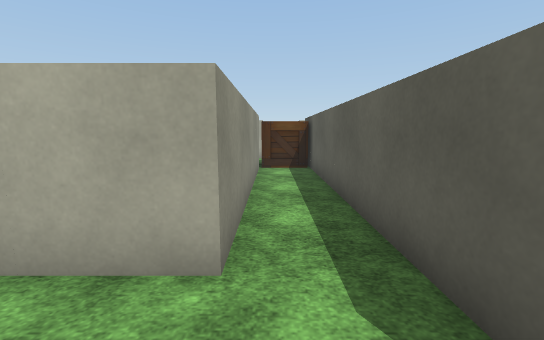
[1] (above)

12 first-person views from a walk through a Unity game level. The camera is 1.4 m above the floor, tilts 8° down and sees 90° across. The floor is counted in squares, 1 m on a side. Each view is taken from the middle of a square. On the plan, view 1 faces up. The plan holds only what a view shows up to about 13 squares ahead; the rest is blank. The place goes on beyond the plan. The player is left out. Some surface patterns are stand-ins.

[2]
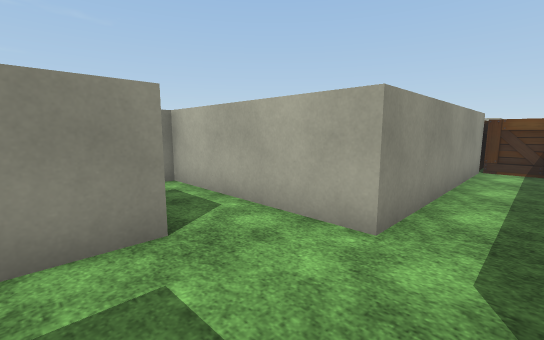

[3]
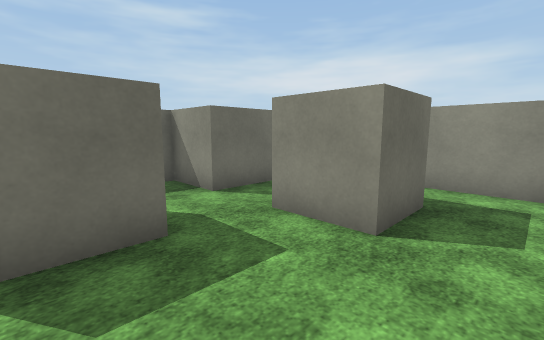

[4]
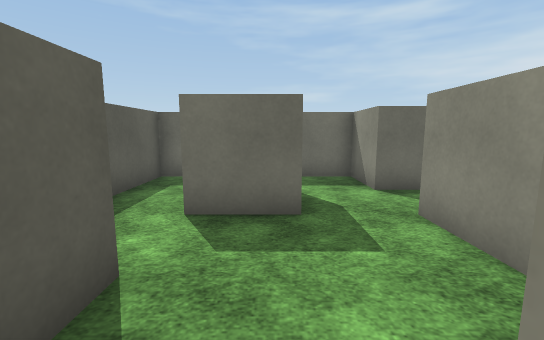

[5]
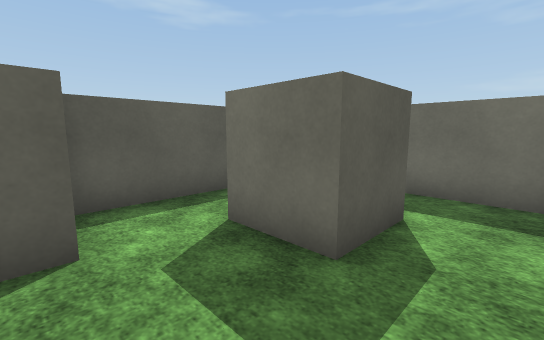

[6]
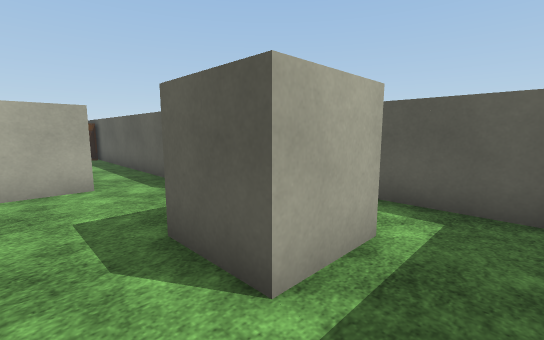

[7]
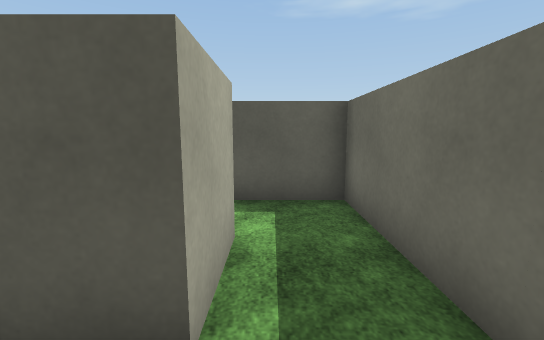

[8]
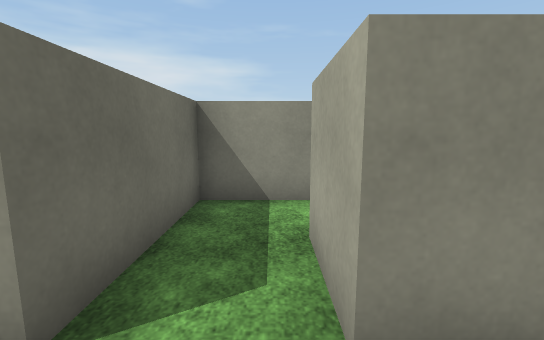

[9]
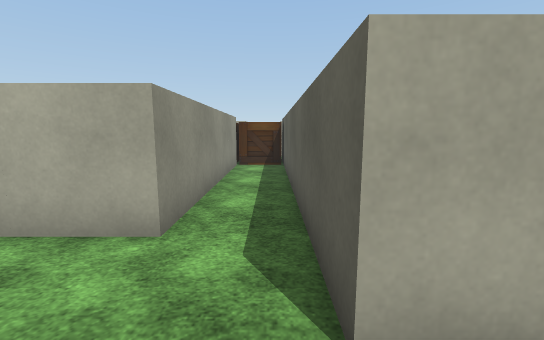

[10]
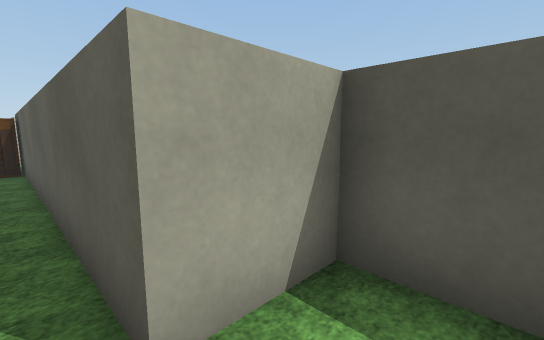

[11]
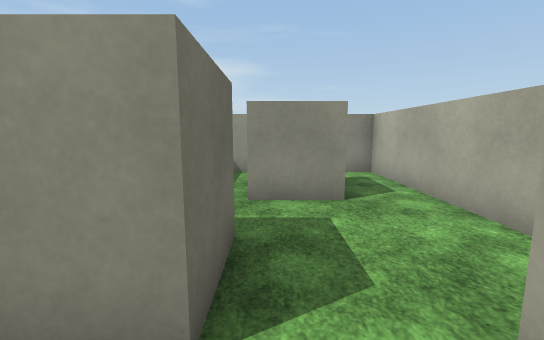

[12]
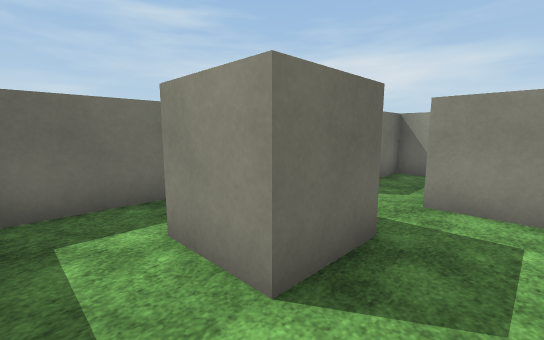

### Floor plan
Ten units are one square. View 1 is at (0, 0); x grows to the right and y downward. Boxes are objects, and circles mark ways between rooms. Rooms are numbered by the first view taken in them; rooms with no view inside come last. Other rooms are left out.
<svg viewBox="-70 -130 110 190">
<path fill="none" stroke="#000" d="M-25 -5 -25 15 -45 15M-5 15 15 15 15 35 -5 35 -5 15M35 35 35 -5 15 -5 15 -125M-5 -104 -5 -25 -25 -25M-45 35 -25 35 -25 55 15 55M-46 -5 -25 -5M-25 -25 -65 -25 -65 15M-65 15 -65 35 -45 35M15 55 35 55 35 35"/>
<rect x="-25" y="-125" width="20" height="20" fill="#bbb"><title>crate</title></rect>
<rect x="-5" y="-125" width="20" height="20" fill="#bbb"><title>crate</title></rect>
<circle cx="-35" cy="-15" r="3" fill="#2a7"/>
<circle cx="-35" cy="25" r="3" fill="#2a7"/>
<circle cx="25" cy="25" r="3" fill="#2a7"/>
<circle cx="5" cy="45" r="3" fill="#2a7"/>
<circle cx="-55" cy="5" r="3" fill="#2a7"/>
<text x="0" y="-30">1</text>
<text x="-50" y="-10">2</text>
<text x="-60" y="20">3</text>
<text x="20" y="40">4</text>
</svg>
Room 1 opens to room 2. Room 1 opens to room 3. Room 1 opens to room 4. Room 2 opens to room 3.

Where each view was taken, in squares from view 1:
view 1: 0 up, 0 right, facing up
view 2: 1 down, 1 right, facing up-left
view 3: 2 up, 1 right, facing down-left
view 4: 3 up, 0 right, facing down
view 5: 1 up, 2 left, facing down-right
view 6: 5 down, 2 left, facing up-right
view 7: 4 down, 2 left, facing right
view 8: 2 down, 1 left, facing left
view 9: 1 down, 1 right, facing up
view 10: 1 down, 1 right, facing up-right
view 11: 1 down, 3 right, facing left
view 12: 0 up, 3 right, facing down-left
